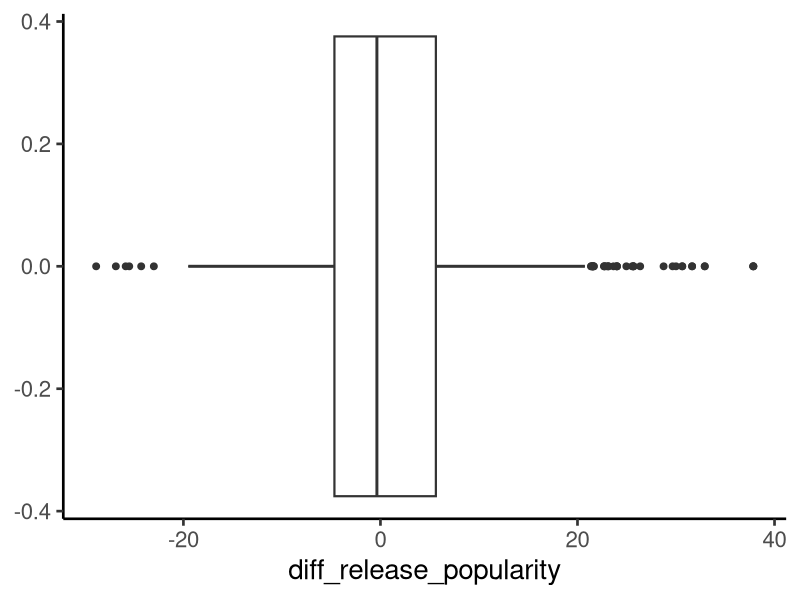
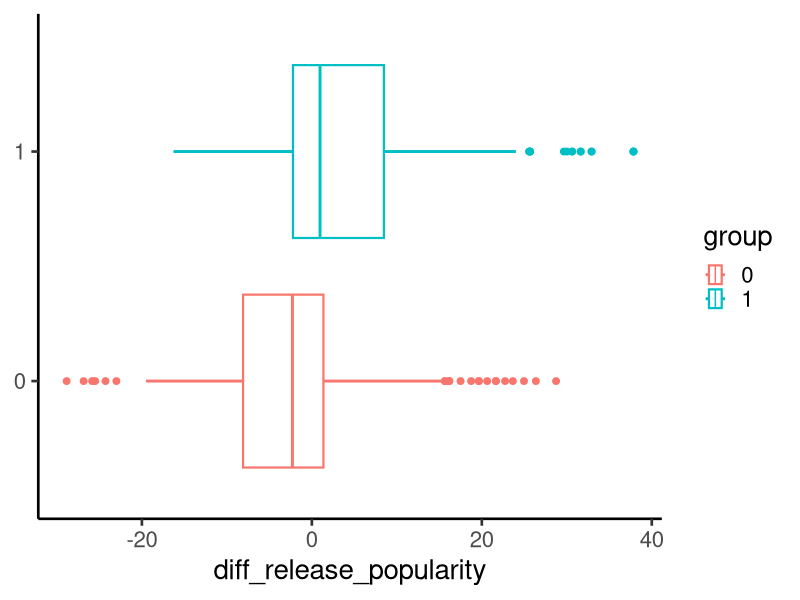
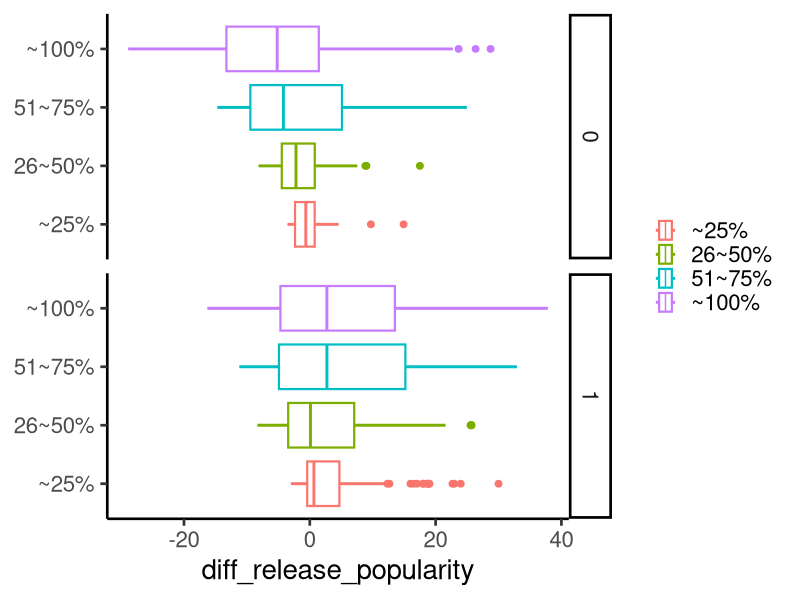
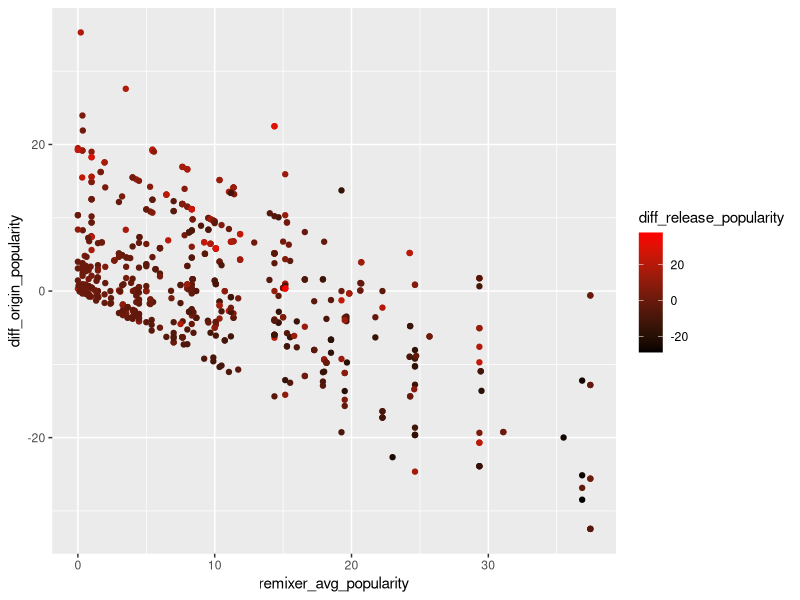
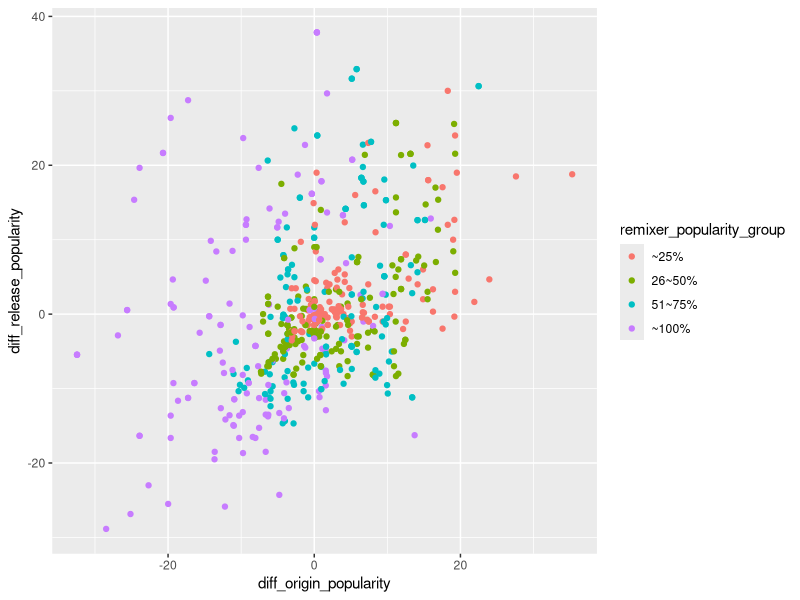
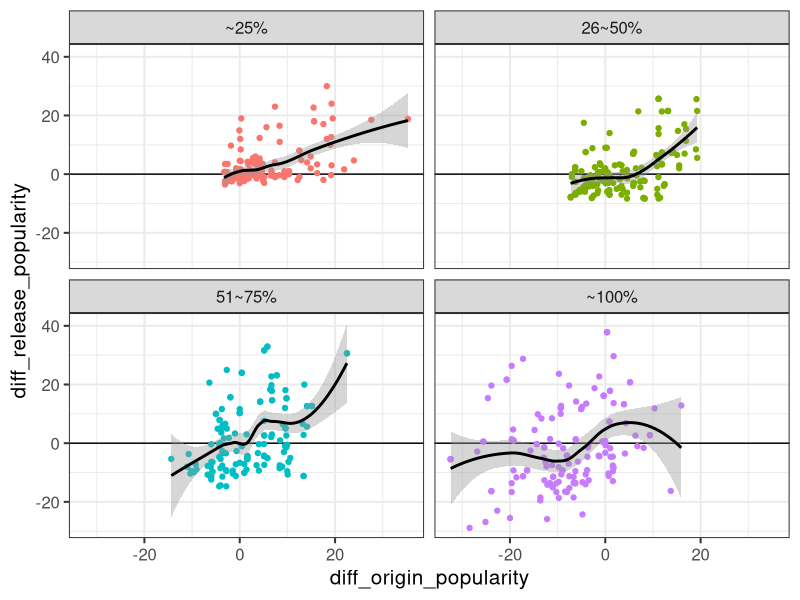

These figures' R source, in order:
library(tidyverse)
library(withr)
## データの読み込み ####
adf <- read_csv(file = "data/remix_artist_comparison_df.csv")
df <- read_csv(file = "data/target_tracks.csv")
rdf <- read_csv(file = "data/artist_avg_popularity.csv")

adf <- adf %>% 
  mutate(popularity_diff = popularity - avg_popularity)

adf <- inner_join(
  adf,
  rdf,
  by = c("main_artist" = "artist"),
  suffix = c("_r", "_o")
)

adf <- adf %>% mutate(ro_diff = avg_popularity_o - avg_popularity_r)
adf <- adf %>% mutate(original_artist_famous = if_else(ro_diff > 0, 1, 0))



adf <- adf %>% mutate(avg_p_bin = cut(
  avg_popularity_r,
  breaks = c(
    -1,
    quantile(adf$avg_popularity_r, 0.25),
    quantile(adf$avg_popularity_r, 0.5),
    quantile(adf$avg_popularity_r, 0.75),
    quantile(adf$avg_popularity_r, 1)
  ),
  labels = c('~25%', '26~50%', '51~75%', '~100%')
))


# リネーム
adf <- adf %>% rename(
  remixer_avg_popularity = avg_popularity_r,
  origin_artist = main_artist,
  diff_release_popularity = popularity_diff,
  remixer_popularity_group = avg_p_bin,
  origin_avg_popularity = avg_popularity_o,
  diff_origin_popularity = ro_diff,
  origin_artist_famous = original_artist_famous
  )



data.frame(
  column_name = c(names(adf)),
  意味 = c(
    "Remixしたアーティスト",
    "Remixしたアーティストの平均Popularity",
    "Remix楽曲名",
    "Popularity",
    "楽曲リリース日",
    "Remixされたアーティスト",
    "Popularity(Remix楽曲 - Remixアーティスト)",
    "diff_release_popularityをパーセンタイル4分割したグループ",
    "Remixされたアーティストの平均Popularity",
    "Popularity(Originアーティスト - Remixアーティスト)",
    "OriginアーティストのほうがRemixアーティストより平均Popularityが高いか"
  )
)

## データ確認 ####
View(adf)
length(unique(adf$remix_artist))
names(adf)

## 集計 ####

### 単純集計 ####
data.frame(
  diff_release_popularity = c(summary(adf$diff_release_popularity))
)
ggplot(data = adf, mapping = aes(x=diff_release_popularity)) +
  theme_classic(base_size = 20, base_family = "sans") + 
  stat_boxplot(lwd=1) + 
  geom_boxplot(outlier.size = 2)


### flag別集計 ####
oaf_agg <- adf %>% 
  select(diff_release_popularity, origin_artist_famous) %>% 
  group_nest(origin_artist_famous) %>% 
  mutate(s = map(data, ~ summary(.))) %>% 
  pull(s, origin_artist_famous)

data.frame(
  group_0 = data.frame(oaf_agg$`0`)$Freq,
  group_1 = data.frame(oaf_agg$`1`)$Freq
)


ggplot(data = adf, mapping = aes(x=diff_release_popularity, y=factor(origin_artist_famous), group=factor(origin_artist_famous), colour = factor(origin_artist_famous))) + 
  theme_classic(base_size = 20, base_family = "sans") + 
  stat_boxplot(lwd=1) + 
  geom_boxplot(outlier.size = 2) + 
  scale_fill_discrete(labels=c("group_0","group_1")) + 
  theme(axis.title.y = element_blank()) + 
  labs(color = "group")
  

### flag x Remixアーティスト平均Popularityグループ別
adf
ogaf_agg <- data.frame(aggregate(diff_release_popularity ~ remixer_popularity_group + origin_artist_famous, adf, summary))
ogaf_agg1 <- cbind(
  ogaf_agg %>% select(remixer_popularity_group, origin_artist_famous),
  data.frame(ogaf_agg$diff_release_popularity)  
)
ogaf_agg1


ggplot(data = adf, mapping = aes(x=diff_release_popularity, y=remixer_popularity_group, group=remixer_popularity_group, colour = remixer_popularity_group)) + 
  theme_classic(base_size = 20, base_family = "sans") + 
  stat_boxplot(lwd=1) + 
  geom_boxplot(outlier.size = 2) + 
  theme(axis.title.y = element_blank(), legend.title = element_blank()) + 
  facet_grid(origin_artist_famous ~ .) + 
  par(pin = par(8, 3))


?par
ggplot(data = adf, mapping = aes(x = remixer_avg_popularity, y = diff_origin_popularity, colour = diff_release_popularity)) + 
  geom_point() + 
  scale_colour_gradient(low = "black", high = "red")

ggplot(data = adf, mapping = aes(x = diff_origin_popularity, y = diff_release_popularity, colour = remixer_popularity_group, group = remixer_popularity_group)) + 
  geom_point()

ggplot(data = adf, mapping = aes(x = diff_origin_popularity, y = diff_release_popularity, colour = remixer_popularity_group)) + 
  theme_bw(base_size = 15, base_family = "sans") + 
  geom_hline(yintercept = 0) + 
  geom_point() + 
  geom_smooth(method = 'loess', colour='black', alpha=0.4) +
  theme(legend.position = "none") + 
  facet_wrap( ~ remixer_popularity_group)



dfs <- data.frame()
for (i in c(unique(adf$origin_artist_famous))) {
  for (g in c(sort(unique(adf$remixer_popularity_group)))) {
    tmp_df <- adf %>% 
      filter(origin_artist_famous == i) %>% 
      filter(remixer_popularity_group == g)
    dfs <- rbind(
      dfs,
      with_seed(1, sample_n(tmp_df, 5))
    )
  }
}

column_list <- c(
  "track_name",
  "popularity",
  "release_date",
  "origin_artist",
  "origin_avg_popularity",
  "remix_artist",
  "remixer_avg_popularity",
  "diff_release_popularity",
  "diff_origin_popularity",
  "remixer_popularity_group",
  "origin_artist_famous"
  )

dfs %>% select(column_list)


tmp <- adf %>% 
  filter(remixer_popularity_group == "~25%")
unique(tmp$remix_artist)


sdf <- read_csv(file = 'data/Spotify_Artist_list.csv')
sdf
